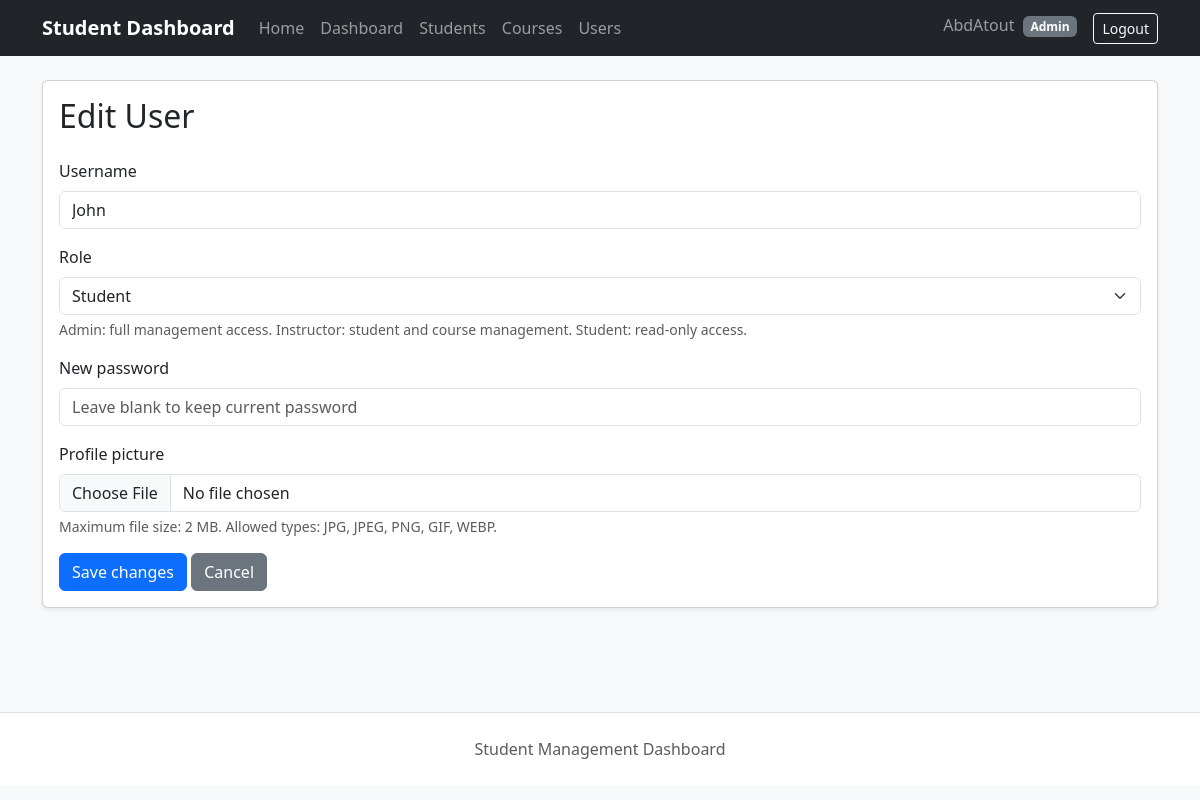
The page /users/2/edit (signed in) on the database its author committed.
### app/models/user.py (models this page shows, shortened)
class User(UserMixin, db.Model):
    __tablename__ = "users"
    id = db.Column(
        db.Integer,
        primary_key=True,
    )
    username = db.Column(
        db.String(100),
        unique=True,
        nullable=False,
    )
    role = db.Column(
        db.String(20),
        nullable=False,
        default="student",
        server_default="student",
    )
    profile_picture = db.Column(
        db.String(255),
        nullable=True,
        default=None,
    )
    profile_picture = db.Column(
        db.String(255),
        nullable=True,
        default=None,
    )
    password_hash = db.Column(
        db.String(255),
        nullable=False,
    )

### app/routes/users.py (the view, shortened to what this page needs)
@users_bp.route(
    "/users/<int:user_id>/edit",
    methods=["GET", "POST"],
)
@roles_required("admin")
def edit_user(user_id):
    user = db.session.get(User, user_id)
    if user is None:
        abort(404)
    form = UserEditForm(obj=user)
    return render_template(
        "edit_user.html",
        user=user,
        form=form,
    )

### app/forms/user.py
class UserEditForm(FlaskForm):
    username = StringField(
        "Username",
        validators=[
            DataRequired(),
            Length(min=3, max=100),
        ],
    )
    role = SelectField(
        "Role",
        choices=[
            ("admin", "Admin"),
            ("instructor", "Instructor"),
            ("student", "Student"),
        ],
        validators=[Optional()],
    )
    password = PasswordField(
        "New password",
        validators=[
            Optional(),
            Length(min=6, max=128),
        ],
    )
    profile_picture = FileField(
        "Profile picture",
        validators=[
            FileAllowed(
                ["jpg", "jpeg", "png", "gif", "webp"],
                "Only JPG, JPEG, PNG, GIF, and WEBP images are allowed.",
            ),
            FileSize(
                max_size=2 * 1024 * 1024,
                message="Profile picture must be 2 MB or smaller.",
            ),
        ],
    )
    submit = SubmitField("Save changes")

### app/utils/auth.py (called while the page is built)
def roles_required(*allowed_roles):
    def decorator(view):
        @wraps(view)
        @login_required
        def wrapped_view(*args, **kwargs):
            if current_user.role not in allowed_roles:
                abort(403)
            return view(*args, **kwargs)
        return wrapped_view
    return decorator

### app/templates/edit_user.html (shortened to what this page needs)
{% extends "base.html" %}
{% block content %}
<div class="card shadow-sm">
    <div class="card-body">
        <h2 class="card-title mb-4">Edit User</h2>
        <form
            method="POST"
            enctype="multipart/form-data"
            novalidate
        >
            <div class="mb-3">
                {{ form.username.label(class="form-label") }}
                {{ form.username(class="form-control") }}
            </div>
            <div class="mb-3">
                {{ form.role.label(class="form-label") }}
                {{ form.role(class="form-select") }}
                <div class="form-text">
                    Admin: full management access.
                    Instructor: student and course management.
                    Student: read-only access.
                </div>
            </div>
            <div class="mb-3">
                {{ form.password.label(class="form-label") }}
                {{ form.password(
                    class="form-control",
                    placeholder="Leave blank to keep current password"
                ) }}
            </div>
            <div class="mb-3">
                {{ form.profile_picture.label(class="form-label") }}
                {{ form.profile_picture(
                    class="form-control",
                    accept=".jpg,.jpeg,.png,.gif,.webp"
                ) }}
                <div class="form-text">
                    Maximum file size: 2 MB.
                    Allowed types: JPG, JPEG, PNG, GIF, WEBP.
                </div>
            </div>
            {{ form.submit(class="btn btn-primary") }}
            <a
                class="btn btn-secondary"
                href="{{ url_for(
                    'users.user_detail',
                    user_id=user.id
                ) }}"
            >
                Cancel
            </a>
        </form>
    </div>
</div>
{% endblock %}

### app/templates/base.html (shortened to what this page needs)
<!DOCTYPE html>
<html lang="en">
<head>
    <link
        href="https://cdn.jsdelivr.net/npm/bootstrap@5.3.3/dist/css/bootstrap.min.css"
        rel="stylesheet"
    >
    <link
        rel="stylesheet"
        href="{{ url_for('static', filename='css/style.css') }}"
    >
</head>
<body class="bg-light">
    <nav class="navbar navbar-expand-lg navbar-dark bg-dark">
        <div class="container">
            <a
                class="navbar-brand fw-bold"
                href="{{ url_for('students.home') }}"
            >
                Student Dashboard
            </a>
            <div
                class="collapse navbar-collapse"
                id="mainNavbar"
            >
                <ul class="navbar-nav me-auto mb-2 mb-lg-0">
                    <li class="nav-item">
                        <a
                            class="nav-link"
                            href="{{ url_for('students.home') }}"
                        >
                            Home
                        </a>
                    </li>
                    {% if current_user.is_authenticated %}
                        <li class="nav-item">
                            <a
                                class="nav-link"
                                href="{{ url_for('auth.dashboard') }}"
                            >
                                Dashboard
                            </a>
                        </li>
                        <li class="nav-item">
                            <a
                                class="nav-link"
                                href="{{ url_for('students.student_list') }}"
                            >
                                Students
                            </a>
                        </li>
                        <li class="nav-item">
                            <a
                                class="nav-link"
                                href="{{ url_for('courses.course_list') }}"
                            >
                                Courses
                            </a>
                        </li>
                        {% if current_user.role == "admin" %}
                        <li class="nav-item">
                            <a
                                class="nav-link"
                                href="{{ url_for('users.user_list') }}"
                            >
                                Users
                            </a>
                        </li>
                        {% endif %}
                    {% endif %}
                </ul>
                <ul class="navbar-nav">
                    {% if current_user.is_authenticated %}
                        <li class="nav-item">
                            <span class="navbar-text me-3">
                                {{ current_user.username }}
                                <span class="badge bg-secondary ms-1">
                                    {{ current_user.role|capitalize }}
                                </span>
                            </span>
                        </li>
                        <li class="nav-item">
                            <a
                                class="btn btn-outline-light btn-sm"
                                href="{{ url_for('auth.logout') }}"
                            >
                                Logout
                            </a>
                        </li>
                    {% endif %}
                </ul>
            </div>
        </div>
    </nav>
    <div class="container py-4">
        <main>
            {% block content %}{% endblock %}
        </main>
    </div>
    <footer class="border-top py-4 mt-5 bg-white">
        <div class="container text-center text-muted">
            Student Management Dashboard
        </div>
    </footer>
</body>
</html>

### app/static/css/style.css (style rules this page uses)
body { min-height: 100vh; }
main { min-height: 70vh; }

### rows shown on the page
User: username "AbdAtout", role "Admin"
User: username "John", role "Student"
